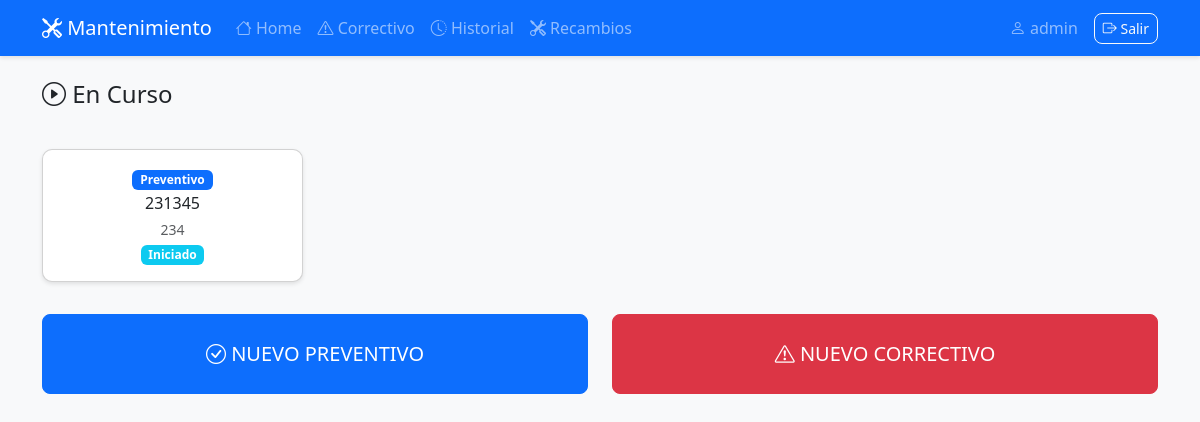
Screenshot of /automatismos/ (signed in) with the database file from the repository.
### preventivoapp/models.py (models this page shows, shortened)
class Preventivo(models.Model):
    codigo = models.CharField(max_length=50, unique=True, verbose_name='Código PDS')
    automatismo = models.ForeignKey(Automatismo, on_delete=models.CASCADE, related_name='preventivos')
    tecnico = models.ForeignKey(User, on_delete=models.SET_NULL, null=True, related_name='preventivos')
    fecha_inicio = models.DateField(auto_now_add=True, verbose_name='Fecha inicio')
    hora_inicio = models.TimeField(auto_now_add=True, verbose_name='Hora inicio')
    tiempo = models.DurationField(null=True, blank=True, verbose_name='Tiempo transcurrido')
    observaciones = models.TextField(blank=True, verbose_name='Observaciones / Anomalías')
    fecha_fin = models.DateTimeField(null=True, blank=True, verbose_name='Fecha fin')
    hora_parada = models.DateTimeField(null=True, blank=True, verbose_name='Hora de última parada')
    estado = models.CharField(max_length=20, choices=[
        ('iniciado', 'Iniciado'),
        ('en_progreso', 'En curso'),
        ('parado', 'Parado'),
        ('finalizado', 'Finalizado')
    ], default='iniciado', verbose_name='Estado')
    class Meta:
        verbose_name = 'Preventivo'
        verbose_name_plural = 'Preventivos'
        ordering = ['-fecha_inicio', '-hora_inicio']

class Automatismo(models.Model):
    codigo = models.CharField(max_length=50, unique=True, verbose_name='Código')
    class Meta:
        verbose_name = 'Automatismo'
        verbose_name_plural = 'Automatismos'

### preventivoapp/views.py (the view)
# urls.py: path('automatismos/', views.lista_automatismos, name='automatismos'),
@login_required
def lista_automatismos(request):
    preventivos_curso = Preventivo.objects.filter(estado__in=['iniciado', 'parado']).order_by('-fecha_inicio')
    correctivos_curso = Correctivo.objects.filter(estado__in=['iniciado', 'parado']).order_by('-fecha_inicio')
    return render(request, 'preventivoapp/automatismos.html', {
        'preventivos_curso': preventivos_curso,
        'correctivos_curso': correctivos_curso
    })

### preventivoapp/templates/preventivoapp/automatismos.html (shortened to what this page needs)
{% extends 'preventivoapp/base.html' %}
{% block content %}
{% if preventivos_curso or correctivos_curso %}
<div class="row mb-4">
    <div class="col-12">
        <h4 class="mb-3"><i class="bi bi-play-circle"></i> En Curso</h4>
    </div>
</div>
<div class="row mb-4">
    {% for p in preventivos_curso %}
    <div class="col-6 col-md-3 mb-2">
        <a href="{% url 'detalle_preventivo' p.id %}" class="card text-decoration-none">
            <div class="card-body text-center">
                <span class="badge bg-primary mb-1">Preventivo</span>
                <h6 class="mb-1">{{ p.codigo }}</h6>
                <small class="text-muted">{{ p.automatismo.codigo }}</small><br>
                <span class="badge bg-{% if p.estado == 'parado' %}warning{% else %}info{% endif %}">
                    {{ p.get_estado_display }}
                </span>
            </div>
        </a>
    </div>
    {% endfor %}
</div>
{% else %}
<div class="alert alert-info text-center">
    No hay preventivos o correctivos iniciados o parados
</div>
{% endif %}
<div class="row mb-4">
    <div class="col-md-6">
        <a href="{% url 'crear_preventivo' %}" class="btn btn-primary btn-lg w-100 py-4">
            <i class="bi bi-check-circle"></i> NUEVO PREVENTIVO
        </a>
    </div>
    <div class="col-md-6 mt-3 mt-md-0">
        <a href="{% url 'crear_correctivo' %}" class="btn btn-danger btn-lg w-100 py-4">
            <i class="bi bi-exclamation-triangle"></i> NUEVO CORRECTIVO
        </a>
    </div>
</div>
{% endblock %}

### preventivoapp/templates/preventivoapp/base.html (shortened to what this page needs)
<!DOCTYPE html>
<html lang="es">
<head>
    <link href="https://cdn.jsdelivr.net/npm/bootstrap@5.3.0/dist/css/bootstrap.min.css" rel="stylesheet">
    <link rel="stylesheet" href="https://cdn.jsdelivr.net/npm/bootstrap-icons@1.10.0/font/bootstrap-icons.css">
</head>
<body>
    {% if user.is_authenticated %}
    <nav class="navbar navbar-expand-lg navbar-dark bg-primary mb-4">
        <div class="container">
            <a class="navbar-brand" href="{% url 'automatismos' %}">
                <i class="bi bi-tools"></i> Mantenimiento
            </a>
            <div class="collapse navbar-collapse" id="navbarNav">
                <ul class="navbar-nav me-auto">
                    <li class="nav-item">
                        <a class="nav-link" href="{% url 'automatismos' %}">
                            <i class="bi bi-house"></i> Home
                        </a>
                    </li>
                    <li class="nav-item">
                        <a class="nav-link" href="{% url 'crear_correctivo' %}">
                            <i class="bi bi-exclamation-triangle"></i> Correctivo
                        </a>
                    </li>
                    <li class="nav-item">
                        <a class="nav-link" href="{% url 'historial' %}">
                            <i class="bi bi-clock-history"></i> Historial
                        </a>
                    </li>
                    <li class="nav-item">
                        <a class="nav-link" href="{% url 'buscar_recambios' %}">
                            <i class="bi bi-tools"></i> Recambios
                        </a>
                    </li>
                </ul>
                <span class="navbar-text me-3">
                    <i class="bi bi-person"></i> {{ user.username }}
                </span>
                <a href="{% url 'logout' %}" class="btn btn-outline-light btn-sm">
                    <i class="bi bi-box-arrow-right"></i> Salir
                </a>
            </div>
        </div>
    </nav>
    {% endif %}
    <div class="container">
        {% block content %}{% endblock %}
    </div>
</body>
</html>

### preventivoapp/templates/preventivoapp/base.html (style rules this page uses)
body { background-color: #f8f9fa; }
.card { border-radius: 10px; box-shadow: 0 2px 4px rgba(0,0,0,0.1); }
.btn { border-radius: 8px; }
.navbar { box-shadow: 0 2px 4px rgba(0,0,0,0.1); }

### rows the page displays
Preventivo: codigo "231345", automatismo.codigo "234", estado "Iniciado"

### other values shown
{{ user.username }} "admin"
